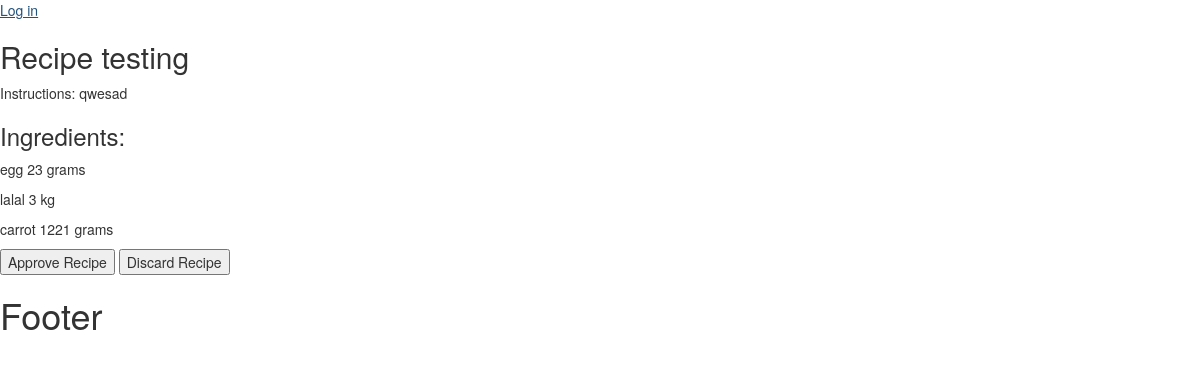
Screenshot of /recipes/show_pending_recipes/approve_recipe/7 with the database file from the repository.
### recipes/models.py (models this page shows, shortened)
class Recipe(models.Model):
    title = models.CharField(max_length=40)
    photo = models.ImageField(upload_to='recipe_photos', null=True, blank=True)
    ingredients = models.ManyToManyField(Ingredient, through='RecipeIngredient')
    instruction = models.TextField(max_length=300, null=True, blank=True)
    calories = models.FloatField(null=True, blank=True)
    proteins = models.FloatField(null=True, blank=True)
    carbs = models.FloatField(null=True, blank=True)
    fats = models.FloatField(null=True, blank=True)
    share = models.BooleanField(default=False)
    approved_for_sharing = models.BooleanField(default=False)
    user = models.ForeignKey(User, on_delete=models.CASCADE)
    class Meta:
        permissions = [
            ('approve_recipe', 'Can approve recipes for sharing')
        ]

class RecipeIngredient(models.Model):
    MEASURING_TYPES = [
        ('1', 'grams'),
        ('1000', 'kilograms')
    ]
    recipe = models.ForeignKey(Recipe, on_delete=models.CASCADE)
    ingredient = models.ForeignKey(Ingredient, on_delete=models.CASCADE)
    quantity = models.IntegerField()
    measurements = models.CharField(max_length=21, choices=MEASURING_TYPES)

### ingredients/models.py (models this page shows, shortened)
class Ingredient(models.Model):
    INGREDIENT_TYPES = [
        ("FRUITS", "FRUITS"),
        ("PROTEIN", "PROTEIN"),
        ("VEGETABLES", "VEGETABLES"),
        ("DAIRY", "DAIRY"),
        ("GRAINS", "GRAINS")]
    name = models.CharField(max_length=100)
    calories_per_gram = models.FloatField()
    proteins_per_gram = models.FloatField()
    carbs_per_gram = models.FloatField()
    fats_per_gram = models.FloatField()
    ingredient_type = models.CharField(max_length=30, choices=INGREDIENT_TYPES)
    user = models.ForeignKey(User, on_delete=models.CASCADE)

### recipes/views.py (the view, shortened to what this page needs)
# urls.py: path('approve_recipe/<int:pk>', approve_recipe, name='approve pending recipe page')
def approve_recipe(request, pk):
    recipe = get_object_or_404(Recipe, pk=pk)
    ingredients = recipe.recipeingredient_set.all()
    context = {
        'recipe': recipe,
        'ingredients': ingredients
    }
    return render(request, 'recipes/approve_recipe.html', context=context)

### templates/recipes/approve_recipe.html (shortened to what this page needs)
{% extends 'base.html' %}
{% block main_content %}
    <h2>Recipe {{ recipe.title }}</h2>
    <p>Instructions: {{ recipe.instruction }}</p>
    <h3>Ingredients: </h3>
    {% for ingredient in ingredients %}
        <div>
            {% if ingredient.measurements == "1000" %}
                <p>{{ ingredient.ingredient.name }} {{ ingredient.quantity }} kg</p>
            {% else %}
                <p>{{ ingredient.ingredient.name }} {{ ingredient.quantity }} grams</p>
            {% endif %}
        </div>
    {% endfor %}
    <form method="POST">
        <input type="submit" name="approve" value="Approve Recipe">
        <input type="submit" name="reject" value="Discard Recipe">
    </form>
{% endblock %}

### rows the page displays
Recipe: title "testing", instruction "qwesad"
RecipeIngredient: ingredient.name "egg", quantity "23"
RecipeIngredient: ingredient.name "lalal", quantity "3"
RecipeIngredient: ingredient.name "carrot", quantity "1221"
